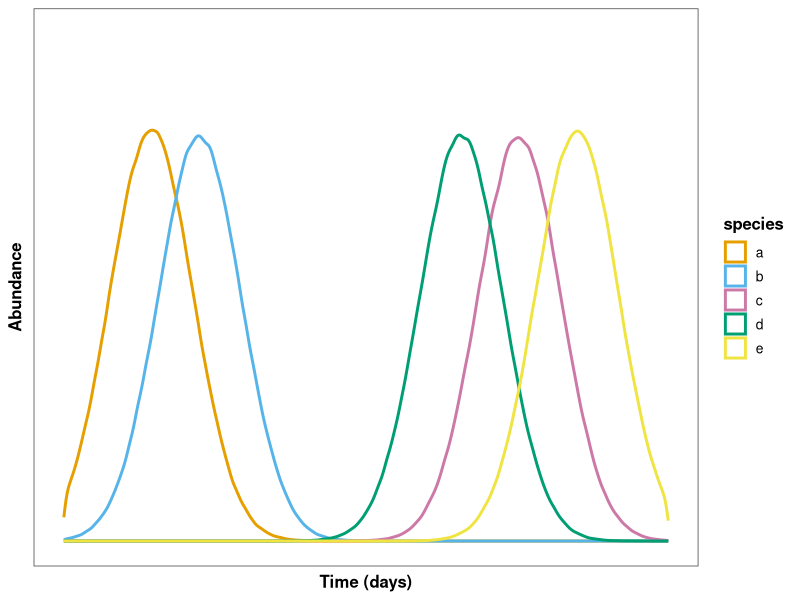
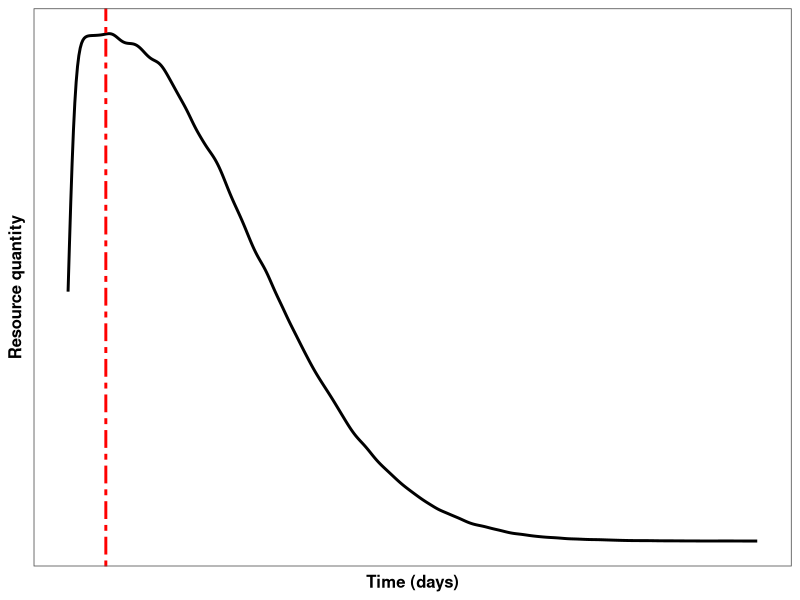
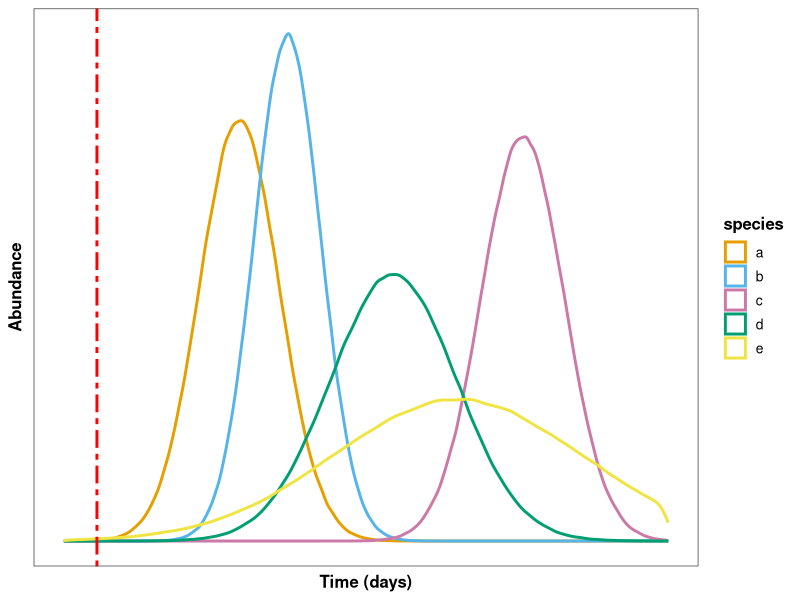

Reproduce these figures in R, in order. (Note: this script raises an error after producing the figures.)
library(tidyverse)
library(ggplot2)
library(ggthemes)

# making rnorms into dataframes that can be bound together for ggplot
sp1 <- data.frame(value = rnorm(1000000,mean = 53, sd = 25),
                  species="a")
sp2 <- data.frame(value = rnorm(1000000, mean = 82, sd = 25),
                  species="b")
sp3 <- data.frame(value = rnorm(1000000, mean = 275, sd = 25),
                  species="c")
sp4 <- data.frame(value = rnorm(1000000, mean = 240, sd = 25),
                  species="d")
sp5 <- data.frame(value = rnorm(1000000, mean = 310, sd = 25),
                  species="e")

# making the concept plot with ggplot()
sp_combined <- rbind(sp1,sp2,sp3,sp4,sp5)

jornada_abund_plot <- sp_combined %>%
  ggplot(aes(x=value,colour=species))+
  geom_density(linewidth=1)+
  theme_few()+
  labs(x = "Time (days)",
       y = "Abundance") +
  theme(axis.title = element_text(size = 12,face = "bold",),
        legend.title = element_text(size = 12, face = "bold"),
        legend.text = element_text(size = 10)) +
  xlim(0,365) +
  ylim(0,0.02) +
  scale_colour_manual(values = c("a" = "#E69F00",
                                 "b" = "#56B4E9",
                                 "c" = "#CC79A7",
                                 "d" = "#009E73",
                                 "e" = "#F0E442"),
                      breaks = c("a","b","c","d","e"))+
  theme(axis.text.y = element_blank(),
        axis.ticks.y = element_blank(),
        axis.text.x = element_blank(),
        axis.ticks.x = element_blank(),)
jornada_abund_plot
# ggsave("plots/jornada_concept_abundance.png",plot=jornada_abund_plot,scale=1,dpi=600)
# ggsave("plots/jornada_concept_abundance.pdf",plot=jornada_abund_plot,scale=1,dpi=600)

############################################################################################################################
# One pulse plots
# making a big rnorm distribution centered around ~20 with a large sd
pulse_initial <- data.frame(value = rnorm(1000000, mean = 20, sd = 75))

pulse_i_plot <- pulse_initial %>%
  ggplot(aes(x = value)) +
  geom_density(linewidth = 1)+
  theme_few()+
  labs(y = "Resource quantity",
       x = "Time (days)") +
  theme(axis.title = element_text(size = 12,face = "bold",),
        legend.title = element_text(size = 12, face = "bold"),
        legend.text = element_text(size = 10)) +
  geom_vline(xintercept = 20, linewidth = 1,colour = "red", linetype = "twodash")+
  xlim(0,365)+
  theme(axis.text.y = element_blank(),
        axis.ticks.y = element_blank(),
        axis.text.x = element_blank(),
        axis.ticks.x = element_blank())
pulse_i_plot
# ggsave("plots/one_pulse_concept.png",plot=pulse_i_plot,scale=1,dpi=600)

# making the responses per species
pulse_sp1 <- data.frame(value = rnorm(1000000, mean = 106, sd = 24),
                        species = "a")
pulse_sp2 <- data.frame(value = rnorm(1000000, mean = 135, sd = 20),
                        species = "b")
pulse_sp3 <- data.frame(value = rnorm(1000000, mean = 277, sd = 25),
                        species = "c")
pulse_sp4 <- data.frame(value = rnorm(1000000, mean = 199, sd = 38),
                        species = "d")
pulse_sp5 <- data.frame(value = rnorm(1000000, mean = 238, sd = 75),
                        species = "e")

response_combined <- rbind(pulse_sp1,pulse_sp2,pulse_sp3,pulse_sp4,pulse_sp5)

one_pulse_response_plot <- response_combined %>%
  ggplot(aes(x=value,colour=species))+
  geom_density(linewidth=1)+
  theme_few()+
  labs(x = "Time (days)",
       y = "Abundance") +
  theme(axis.title = element_text(size = 12,face = "bold",),
        legend.title = element_text(size = 12, face = "bold"),
        legend.text = element_text(size = 10)) +
  xlim(0,365) +
  scale_colour_manual(values = c("a" = "#E69F00",
                                 "b" = "#56B4E9",
                                 "c" = "#CC79A7",
                                 "d" = "#009E73",
                                 "e" = "#F0E442"),
                      breaks = c("a","b","c","d","e"))+
  geom_vline(xintercept = 20,linewidth = 1,colour = "red", linetype = "twodash")+
  theme(axis.text.y = element_blank(),
        axis.ticks.y = element_blank(),
        axis.text.x = element_blank(),
        axis.ticks.x = element_blank())
one_pulse_response_plot
# ggsave("plots/one_pulse_response_plot.png",plot=one_pulse_response_plot,scale=1,dpi=600)
ggsave("plots/one_pulse_response_plot.pdf",plot=one_pulse_response_plot,scale=1,dpi=600)

############################################################################################################################
# Chemostat and no pulse response

chemostat_plot <- ggplot()+
  geom_abline(slope = 0,
              intercept = 20,
              linewidth = 1) +
  geom_abline(slope = 0,
              intercept = 35,
              linewidth = 1,
              linetype = "dotdash") +
  labs(x = "Time (days)",
       y = "Resource quantity") +
  xlim(0,365) +
  ylim(0, 50) +
  theme_few() +
  theme(axis.title = element_text(size = 12,face = "bold",),
        legend.title = element_text(size = 12, face = "bold"),
        legend.text = element_text(size = 10)) +
 theme(axis.text.y = element_blank(),
       axis.ticks.y = element_blank(),
       axis.text.x = element_blank(),
       axis.ticks.x = element_blank())
chemostat_plot
# ggsave("plots/chemostat_plot.png",plot=chemostat_plot,scale=1,dpi=600)

# logistic curve? Will try doing rnorm into cumulative frequency
chemo_sp1 <- data.frame(values = rnorm(10000, mean = 150, sd = 30),
                           species = "a")
chemo_sp2 <- data.frame(values = rnorm(10000, mean = 80, sd = 30),
                           species = "b")

chemostat_combined <- rbind(chemo_sp1,chemo_sp2)

chemostat_response_concept <- chemostat_combined %>%
  ggplot(aes(x = values,
             colour = species)) +
  stat_ecdf(linewidth = 1)+
  xlim(0,365) +
  ylim(0, 1.25) +
  theme_few() +
  theme(axis.title = element_text(size = 12,face = "bold",),
        legend.title = element_text(size = 12, face = "bold"),
        legend.text = element_text(size = 10)) +
  theme(axis.text.y = element_blank(),
        axis.ticks.y = element_blank())
chemostat_response_concept

# This doesn't work because both species terminate at the same end value
# find a new way to make logistic curves

# From https://library.virginia.edu/data/articles/simulating-a-logistic-regression-model ??
# using the logistic formula y = L/(1+e^(-k(x-x0))))

data1 <- data.frame(x = c(1:100)) %>%
  mutate(category = "sp_a")%>%
  mutate(y = 50/(1+exp(-0.3*(x-10))))
data2 <- data.frame(x = c(1:100)) %>%
  mutate(category = "sp_b")%>%
  mutate(y = 40/(1+exp(-0.3*(x-10))))
ggplot(data1,aes(x=x,y=y))+geom_line() #proof of concept
ggplot(data2,aes(x=x,y=y))+geom_line()
datacomb <- rbind(data1,data2)       
logistic_plot <- datacomb %>%
  ggplot(aes(x = x,
             y = y,
             colour = category)) +
  geom_line(linewidth = 1) +
  theme_few() +
  theme(axis.title = element_text(size = 12,face = "bold",),
        legend.title = element_text(size = 12, face = "bold"),
        legend.text = element_text(size = 10)) +
  theme(axis.text.y = element_blank(),
        axis.ticks.y = element_blank(),
        axis.text.x = element_blank(),
        axis.ticks.x = element_blank())+
  labs(x = "Time (days)",
       y = "Abundance") +
  scale_colour_manual(values = c("sp_a" = "black",
                                 "sp_b" = "red"))
logistic_plot
# ggsave("plots/logisticAbundance.png",plot=logistic_plot,scale=1,dpi=600)


#############################################################################
# 4/10/2023 plots 

# Changing the multiple pulse response plot so that all the plants have the same distribution just with different standard deviations? same mean
pulse_new1 <- data.frame(value = rnorm(1000000, mean = 25, sd = 15),
                        species = "a")
pulse_new2 <- data.frame(value = rnorm(1000000, mean = 85, sd = 20),
                        species = "b")
pulse_new3 <- data.frame(value = rnorm(1000000, mean = 50, sd = 30),
                        species = "c")
pulse_new4 <- data.frame(value = rnorm(1000000, mean = 125, sd = 40),
                        species = "d")
pulse_new5 <- data.frame(value = rnorm(1000000, mean = 165, sd = 50),
                        species = "e")

response_new <- rbind(pulse_new1,pulse_new2,pulse_new3,pulse_new4,pulse_new5)

one_pulse_response_new <- response_new %>%
  ggplot(aes(x=value,colour=species))+
  geom_density(linewidth=1)+
  theme_few()+
  labs(x = "Time (days)",
       y = "Abundance") +
  theme(axis.title = element_text(size = 12,face = "bold",),
        legend.title = element_text(size = 12, face = "bold"),
        legend.text = element_text(size = 10)) +
  scale_colour_manual(values = c("a" = "#E69F00",
                                 "b" = "#56B4E9",
                                 "c" = "#CC79A7",
                                 "d" = "#009E73",
                                 "e" = "#F0E442"),
                      breaks = c("a","b","c","d","e"))+
  theme(axis.text.y = element_blank(),
        axis.ticks.y = element_blank(),
        axis.text.x = element_blank(),
        axis.ticks.x = element_blank())+
  xlim(-50,365)
one_pulse_response_new
# ggsave("plots/one_pulse_response_new3.png",plot=one_pulse_response_new,scale=1,dpi=600)
# ggsave("plots/one_pulse_response_new3.pdf",plot=one_pulse_response_new,scale=1,dpi=600)

# fixing the one pulse concept resource
x <- seq(0, 20, length.out=1000)
resource <- data.frame(x=x, px=dexp(x, rate=0.65))
resource[1,2] <- 0

# Lizzie's example plot
# plot(dat$px ~ x, type="l", ylab="imaginary resource", xlab="time")

onepulse_plot <- resource %>%
  ggplot(aes(x = x,
             y = px)) +
  geom_line(linewidth = 1) +
  theme_few()+
  labs(y = "Resource quantity",
       x = "Time (days)") +
  theme(axis.title = element_text(size = 12,face = "bold",),
        legend.title = element_text(size = 12, face = "bold"),
        legend.text = element_text(size = 10)) +
  theme(axis.text.y = element_blank(),
        axis.ticks.y = element_blank(),
        axis.text.x = element_blank(),
        axis.ticks.x = element_blank())
onepulse_plot
# ggsave("plots/one_pulse_resource.png",plot=onepulse_plot,scale=1,dpi=600)

# plotting a basic rnorm curve that can be edited and morphed into different heights and widths for the other concept plots
normcurve_plot <- ggplot(data = data.frame(x = c(-4, 4)), aes(x)) +
  stat_function(fun = dnorm, n = 101, args = list(mean = 0, sd = 1),size = 1) + ylab("") +
  scale_y_continuous(breaks = NULL) +
  theme_few()
normcurve_plot
ggsave("plots/normcurve_plot.pdf",plot=normcurve_plot,scale=1,dpi=600)
                        